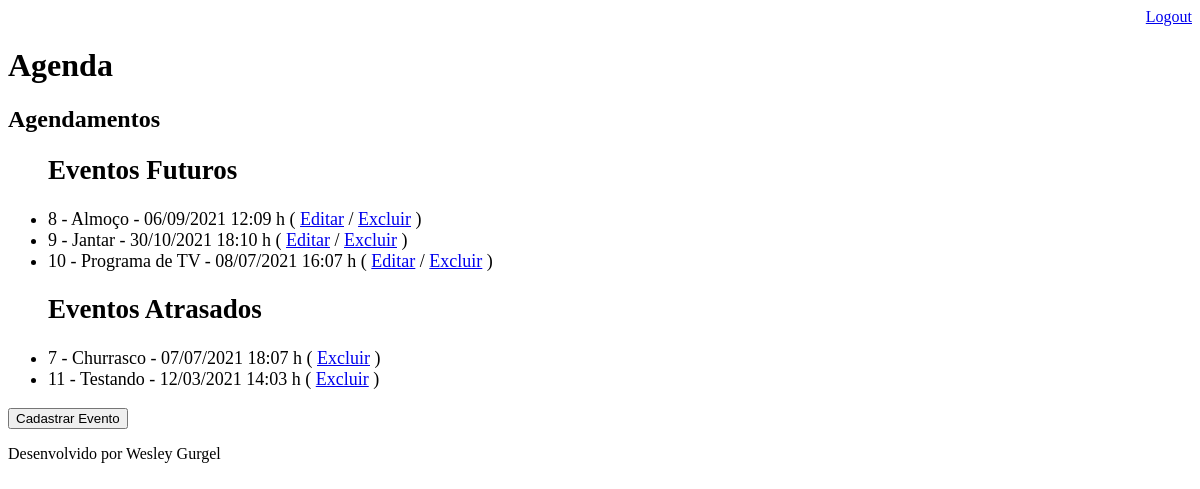
The page /agenda/ (signed in) on the database as committed earlier.
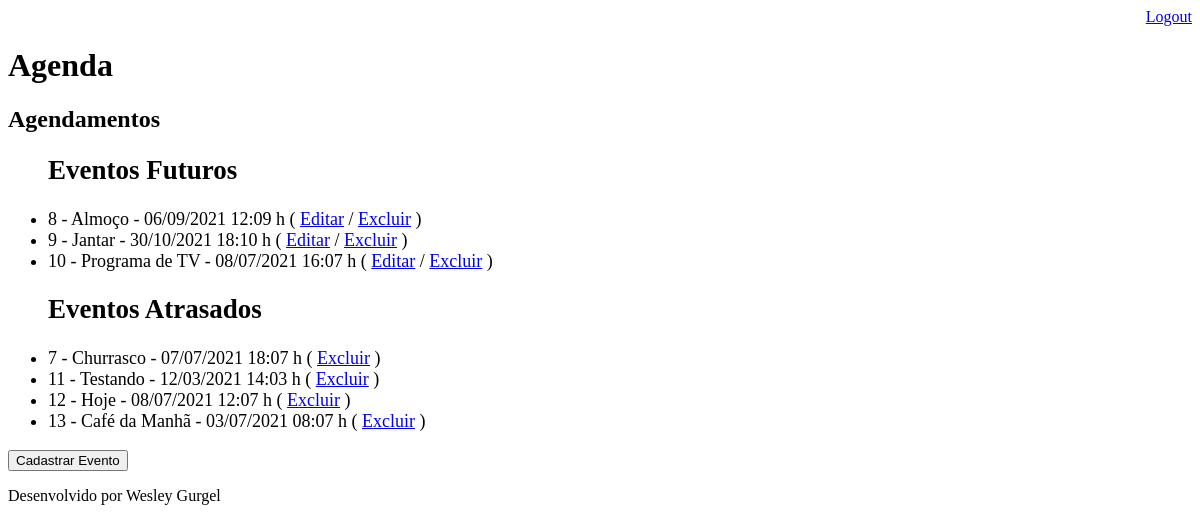
The same page on the database as committed later.
### core/models.py (models this page shows, shortened)
class Evento(models.Model):
    titulo = models.CharField(max_length=100)
    descricao = models.TextField(blank=True, null=True)
    local = models.CharField(blank=True, null=True, max_length=100)
    data_evento = models.DateTimeField(verbose_name='Data do Evento')
    data_criacao = models.DateTimeField(auto_now=True)
    usuario = models.ForeignKey(User, on_delete=models.CASCADE)
    class Meta:
        db_table = 'evento'
    def get_data_evento(self):
        return self.data_evento.strftime('%d/%m/%Y %H:%m h')
    def get_evento_atrasado(self):
        if self.data_evento < datetime.now():
            return True
        else:
            return False

### core/views.py (the view)
# urls.py: path('agenda/', views.lista_eventos),
@login_required(login_url='/login/')
def lista_eventos(request):
    usuario = request.user
    data_atual = datetime.now() - timedelta(hours=1)
    print(data_atual)
    eventos_futuros = Evento.objects.filter(usuario=usuario, data_evento__gt=data_atual)
    eventos_atrasados = Evento.objects.filter(usuario=usuario, data_evento__lt=data_atual)
    context = {'eventos_futuros': eventos_futuros,
               'evento_atrasados': eventos_atrasados}
    return render(request, 'agenda.html', context)

### templates/agenda.html (shortened to what this page needs)
{% extends "model-page.html" %}
{% block content %}
    <h2>Agendamentos</h2>
    <ul style="font-size: 18px">
        <h2>Eventos Futuros</h2>
        {% for evento in eventos_futuros %}
        <li>
            <div style=>
                {{ evento.id }} - {{ evento.titulo }} - {{ evento.get_data_evento }}
                ( <a href="evento/?id={{ evento.id }}">Editar</a> / <a href="evento/delete/{{ evento.id }}/">Excluir</a> )
            </div>
        </li>
        {% endfor %}
    </ul>
     <ul style="font-size: 18px">
         <h2>Eventos Atrasados</h2>
        {% for evento in evento_atrasados %}
        <li>
            <divs>
                {{ evento.id }} - {{ evento.titulo }} - {{ evento.get_data_evento }}
                ( <a href="evento/delete/{{ evento.id }}/">Excluir</a> )
            </divs>
        </li>
        {% endfor %}
    </ul>
    <a href="evento/">
        <button type="button">Cadastrar Evento</button>
    </a>
{% endblock %}

### templates/model-page.html
<!DOCTYPE html>
<html lang="en">
<head>
    {% include "model-header.html" %}
</head>
<body>
    {% block content %} {% endblock %}
    {% include "model-footer.html" %}
</body>
</html>

### templates/model-header.html (shortened to what this page needs)
    <div align="right">
        <a href="/logout">Logout</a>
    </div>
    <h1>Agenda</h1>

### templates/model-footer.html
<p>Desenvolvido por Wesley Gurgel</p>

Rows that differ between the two databases and show on the page:
added Evento: id "12", titulo "Hoje", get_data_evento "08/07/2021 12:07 h", shown under "Eventos Atrasados"
added Evento: id "13", titulo "Café da Manhã", get_data_evento "03/07/2021 08:07 h", shown under "Eventos Atrasados"
